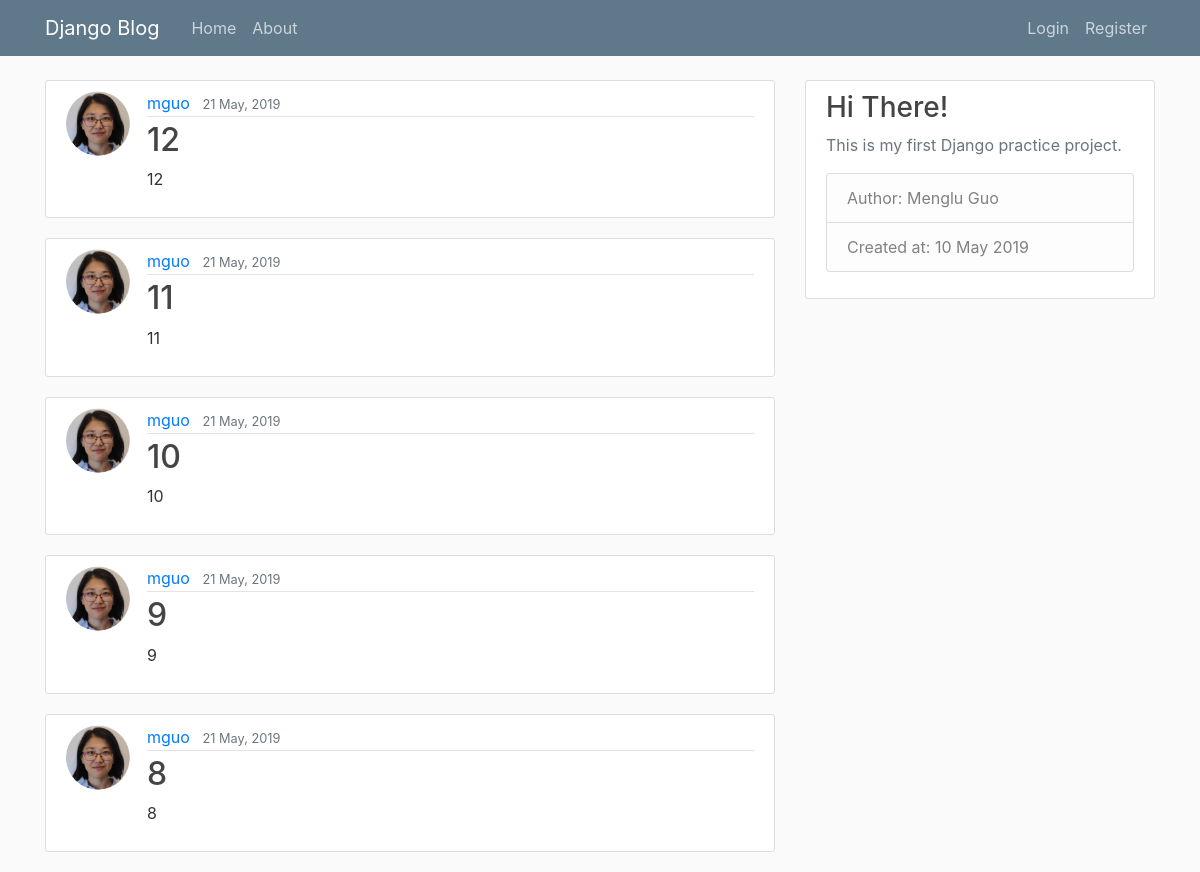
The app's page /, older data.
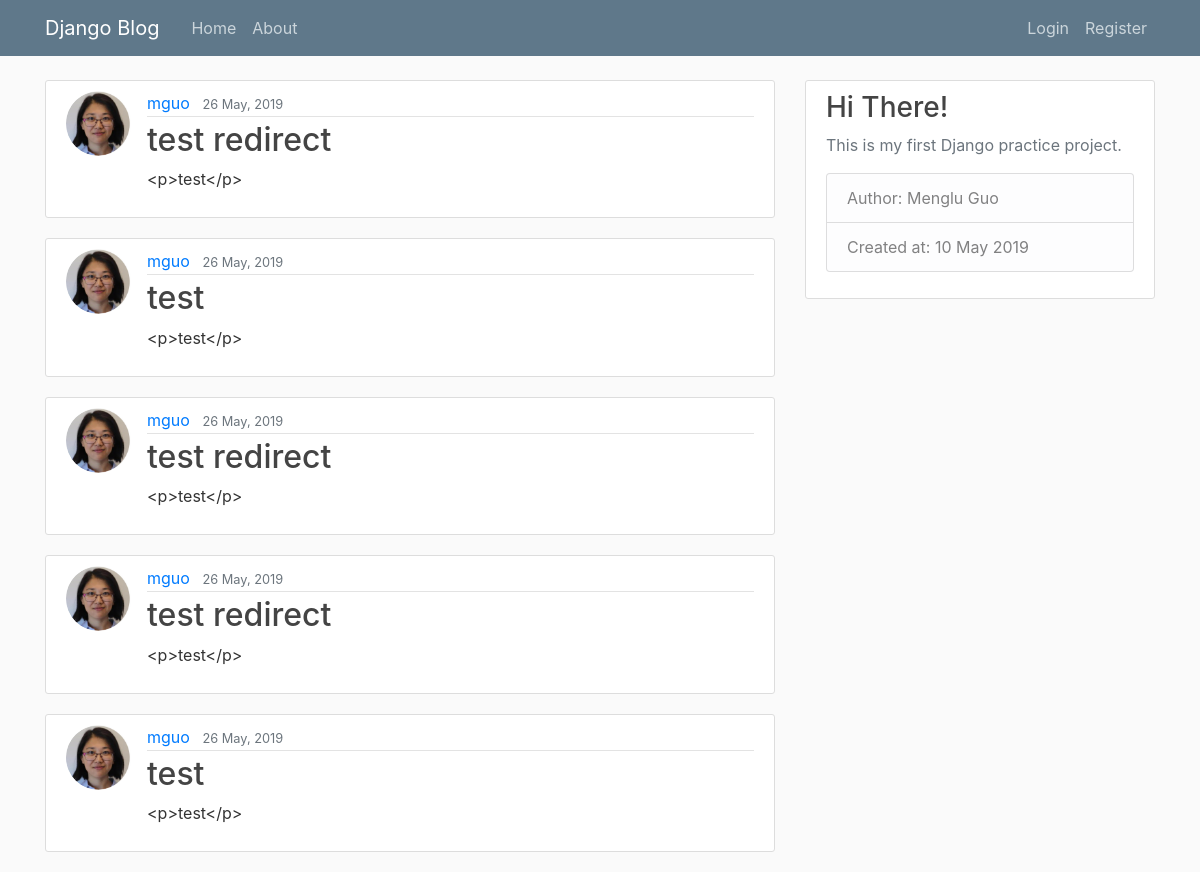
The same page, newer data.
### blog/models.py (models this page shows, shortened)
class Post(models.Model):
    title = models.CharField(max_length=100)
    content = FroalaField()
    date_posted = models.DateTimeField(default=timezone.now)
    author = models.ForeignKey(User, on_delete=models.CASCADE)

### users/models.py (models this page shows, shortened)
class Profile(models.Model):
    user = models.OneToOneField(User, on_delete=models.CASCADE)
    image = models.ImageField(default='default.jpg', upload_to='profile_pics')

### blog/views.py (the view)
# urls.py: path('', PostListView.as_view(), name='blog-home'),
class PostListView(ListView):
    model = Post
    template_name = 'blog/home.html'  # <app>/<model>_<viewtype>.html
    context_object_name = 'posts'
    ordering = ['-date_posted']
    paginate_by = 5

### blog/templates/blog/home.html
{% extends "blog/base.html" %}
{% block content %}
    {% for post in posts %}
        <article class="media content-section">
          <img class="rounded-circle article-img" src="{{ post.author.profile.image.url }}">
          <div class="media-body">
            <div class="article-metadata">
              <a class="mr-2" href="#">{{ post.author }}</a>
              <small class="text-muted">{{ post.date_posted|date:"d F, Y" }}</small>
            </div>
            <h2><a class="article-title" href="{% url 'post-detail' post.id %}">{{ post.title }}</a></h2>
            <p class="article-content">{{ post.content }}</p>
          </div>
        </article>
    {% endfor %}
{% endblock content %}

Row changes from the older to the newer data that the page shows:
no longer on this page (row unchanged): Post: author.profile.image (picture), author "mguo", date_posted "21 May, 2019", title "12", content "12"
no longer on this page (row unchanged): Post: author.profile.image (picture), author "mguo", date_posted "21 May, 2019", title "11", content "11"
no longer on this page (row unchanged): Post: author.profile.image (picture), author "mguo", date_posted "21 May, 2019", title "10", content "10"
no longer on this page (row unchanged): Post: author.profile.image (picture), author "mguo", date_posted "21 May, 2019", title "9", content "9"
no longer on this page (row unchanged): Post: author.profile.image (picture), author "mguo", date_posted "21 May, 2019", title "8", content "8"
added Post: author.profile.image (picture), author "mguo", date_posted "26 May, 2019", title "test redirect", content "<p>test</p>"
added Post: author.profile.image (picture), author "mguo", date_posted "26 May, 2019", title "test", content "<p>test</p>"
added Post: author.profile.image (picture), author "mguo", date_posted "26 May, 2019", title "test redirect", content "<p>test</p>"
added Post: author.profile.image (picture), author "mguo", date_posted "26 May, 2019", title "test redirect", content "<p>test</p>"
added Post: author.profile.image (picture), author "mguo", date_posted "26 May, 2019", title "test", content "<p>test</p>"
